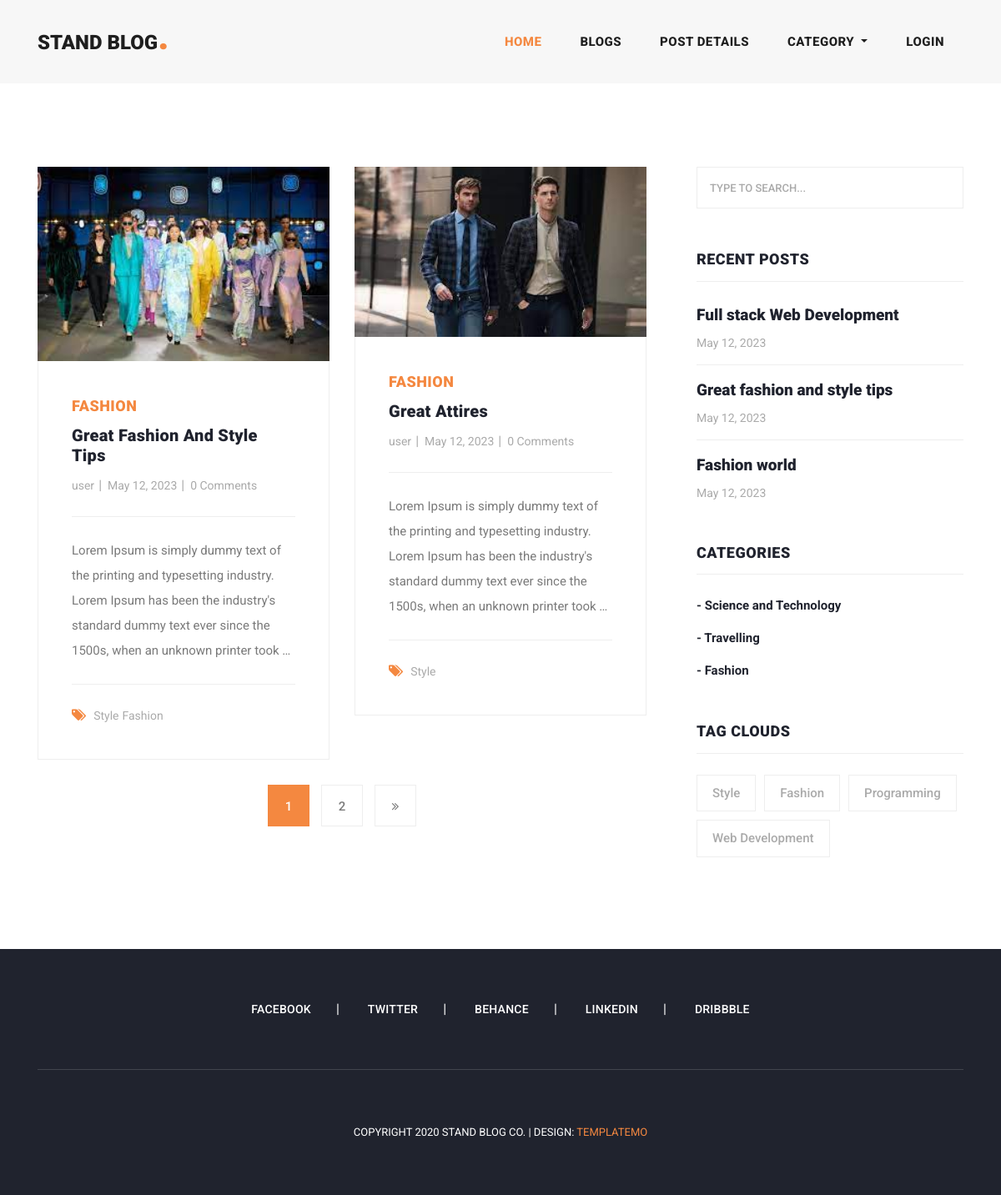
Page /tag_blogs/style/ on the committed database.
### blog/models.py (models this page shows, shortened)
class Blog(models.Model):
    user = models.ForeignKey(User, related_name="user_blogs",on_delete=models.CASCADE)
    category = models.ForeignKey(Category,related_name="category_blogs",on_delete=models.CASCADE)
    tags = models.ManyToManyField(Tag,related_name="tag_blogs",blank=True)
    likes = models.ManyToManyField(User,related_name="user_likes", blank=True)
    title = models.CharField(max_length=140)
    slug = models.SlugField(null=True,blank=True)
    blog_image = models.ImageField(upload_to="blog_images")
    description = models.TextField()
    created = models.DateField(auto_now_add=True)

class Category(models.Model):
    title = models.CharField(max_length=150,unique=True)
    slug = models.SlugField(null=True,blank=True)
    created = models.DateField(auto_now_add=True)

class Tag(models.Model):
    title = models.CharField(max_length=150)
    slug = models.SlugField(null=True,blank=True)
    created = models.DateField(auto_now_add=True)

### user/models.py (models this page shows, shortened)
class User(AbstractUser):
    email = models.EmailField(
        max_length=150,
        unique=True,
        error_messages={
            "unique": "The email must be unique"
        }
    )
    profile_image = models.ImageField(
        null=True,
        blank=True,
        upload_to="profile_images"
    )
    REQUIRED_FIELDS = ["email"]
    objects = CustomUserManager()

### blog/views.py (the view)
# urls.py: path('tag_blogs/<str:slug>/',tag_blogs,name='tag_blogs'),
def tag_blogs(request,slug):
    tags = get_object_or_404(Tag, slug=slug)
    queryset = tags.tag_blogs.all()
    tags = Tag.objects.order_by('created')[:4]
    page = request.GET.get('page',1)
    paginator = Paginator(queryset, 2)
    recentblogs = Blog.objects.order_by('-created')[:5]
    try:
        blogs = paginator.page(page)
    except EmptyPage:
        blogs = paginator.page(1)
    except PageNotAnInteger:
        blogs = paginator.page(1)
        return redirect('blogs')
    context = {"blogs": blogs, "tags": tags, "recentblogs": recentblogs}
    return render(request, 'tag_blogs.html',context)

### blog/context_processors.py (called while the page is built)
def get_all_categories(request):
    categories = Category.objects.all()
    context = {
        "categories": categories
    }
    return context

### templates/tag_blogs.html (shortened to what this page needs)
{% extends 'main.html' %}
{% load static %}
{% block content %}
    <section class="blog-posts grid-system">
      <div class="container">
        <div class="row">
          <div class="col-lg-8">
            <div class="all-blog-posts">
              <div class="row">
                {% for blog in blogs %}
                {% include 'blog_card.html' %}
                {% endfor %}
                <div class="col-lg-12">
                  {% include 'pagination.html' %}
                </div>
              </div>
            </div>
          </div>
          {% include 'sidebar.html' with blogs=recentblogs %}
        </div>
      </div>
    </section>
{% endblock content %}

### templates/blog_card.html
{% load static %}
<div class="col-lg-6">
    <div class="blog-post">
      <div class="blog-thumb">
        <img src="{{blog.blog_image.url}}" alt="">
      </div>
      <div class="down-content">
        <span>{{blog.category.title}}</span>
        <a href="{% url 'blog_details' blog.slug %}"><h4>{{blog.title}}</h4></a>
        <ul class="post-info">
          <li><a href="#">{{blog.user.username}}</a></li>
          <li><a href="#">{{blog.created}}</a></li>
          <li><a href="#">{{blog.blog_comments.all.count}} Comments</a></li>
        </ul>
        <p>{{blog.description|truncatewords:"30"}}</p>
        <div class="post-options">
          <div class="row">
            <div class="col-lg-12">
              <ul class="post-tags">
                <li><i class="fa fa-tags"></i></li>
                {% if blog.tags.all.count > 0 %}
                {% for tag in blog.tags.all %}
                  <li><a href="">{{tag.title}}</a></li>
                {% endfor %}
                {% else %}
                None
                {% endif %}
              </ul>
            </div>
          </div>
        </div>
      </div>
    </div>
  </div>

### templates/sidebar.html
<div class="col-lg-4">
    <div class="sidebar">
      <div class="row">
        <div class="col-lg-12">
          <div class="sidebar-item search">
            <form id="search_form" name="gs" method="GET" action="#">
              <input type="text" name="q" class="searchText" placeholder="type to search..." autocomplete="on">
            </form>
          </div>
        </div>
        <div class="col-lg-12">
          <div class="sidebar-item recent-posts">
            <div class="sidebar-heading">
              <h2>Recent Posts</h2>
            </div>
            <div class="content">
              <ul>
                {% for blog in blogs|slice:"3" %}
                <li><a href="">
                  <h5>{{blog.title}}</h5>
                  <span>{{blog.created}}</span>
                </a></li>
                {% endfor %}
              </ul>
            </div>
          </div>
        </div>
        <div class="col-lg-12">
          <div class="sidebar-item categories">
            <div class="sidebar-heading">
              <h2>Categories</h2>
            </div>
            <div class="content">
              <ul>
                {% for category in categories %}
                <li><a href="{% url  'category_blogs' category.slug %}">- {{category.title}}</a></li>
                {% endfor %}
              </ul>
            </div>
          </div>
        </div>
        <div class="col-lg-12">
          <div class="sidebar-item tags">
            <div class="sidebar-heading">
              <h2>Tag Clouds</h2>
            </div>
            <div class="content">
              <ul>
                {% for tag in tags %}
                <li><a href="{% url 'tag_blogs' tag.slug %}">{{tag.title}}</a></li>
                {% endfor %}
              </ul>
            </div>
          </div>
        </div>
      </div>
    </div>
  </div>

### assets/css/templatemo-stand-blog.css (style rules this page uses)
body { font-family: 'Roboto', sans-serif; overflow-x: hidden; text-rendering: optimizeLegibility; -webkit-font-smoothing: antialiased; -moz-osx-font-smoothing: grayscale; }
p { margin-bottom: 0px; font-size: 15px; font-weight: 400; color: #7a7a7a; line-height: 30px; }
a { text-decoration: none!important; }
ul { padding: 0; margin: 0; list-style: none; }
h1,h2,h3,h4,h5,h6 { margin: 0px; }
.blog-posts { margin-top: 100px; }
.blog-posts .blog-post { margin-bottom: 30px; }
.blog-posts .blog-thumb img { width: 100%; overflow: hidden; }
.blog-posts .down-content { padding: 40px; border-right: 1px solid #eee; border-left: 1px solid #eee; border-bottom: 1px solid #eee; }
.blog-posts .down-content span { font-size: 18px; text-transform: uppercase; letter-spacing: 0.5px; font-weight: 900; color: #f48840; }
.blog-posts .down-content h4 { font-size: 24px; text-transform: capitalize; letter-spacing: 0.5px; font-weight: 900; color: #20232e; margin: 10px 0px 12px 0px; }
.blog-posts .down-content ul.post-info li { display: inline-block; margin-right: 8px; }
.blog-posts .down-content ul.post-info li:after { content: '|'; color: #aaa; margin-left: 8px; }
.blog-posts .down-content h4 { font-size: 20px; letter-spacing: 0.25px; }
.grid-system .down-content ul.post-info li { margin-right: 3px; }
.grid-system .down-content ul.post-info li:after { margin-left: 5px; }
.blog-posts .down-content ul.post-info li:last-child::after { display: none; }
.blog-posts .down-content ul.post-info li a { font-size: 14px; color: #aaa; font-weight: 400; transition: all .3s; }
.blog-posts .down-content p { padding: 25px 0px; margin: 25px 0px; border-top: 1px solid #eee; border-bottom: 1px solid #eee; }
.blog-posts .down-content ul.post-tags li, .blog-posts .down-content ul.post-share li { display: inline-block; }
.blog-posts .down-content ul.post-tags li:first-child i, .blog-posts .down-content ul.post-share li:first-child i { color: #f48840; margin-right: 5px; }
.blog-posts .down-content ul.post-tags li, .blog-posts .down-content ul.post-share li { color: #aaa; }
.blog-posts .down-content ul.post-tags li a, .blog-posts .down-content ul.post-share li a { font-size: 14px; color: #aaa; font-weight: 400; transition: all .3s; }
.blog-posts .sidebar-heading h2 { font-size: 18px; text-transform: uppercase; font-weight: 900; letter-spacing: 0.5px; color: #20232e; border-bottom: 1px solid #eee; padding-bottom: 15px; margin-bottom: 25px; }
.sidebar { margin-left: 30px; }
.sidebar .sidebar-item { margin-top: 50px; }
.sidebar .search { margin-top: 0px; }
.sidebar .sidebar-heading h2 { font-size: 18px; text-transform: uppercase; font-weight: 900; letter-spacing: 0.5px; color: #20232e; border-bottom: 1px solid #eee; padding-bottom: 15px; margin-bottom: 25px; }
.sidebar .search input { width: 100%; height: 50px; border: 1px solid #eee; font-size: 13px; text-transform: uppercase; font-weight: 500; color: #7a7a7a; outline: none; padding: 0px 15px; }
.sidebar .search input::placeholder { color: #aaa; }
.sidebar .recent-posts ul li { margin-bottom: 15px; padding-bottom: 15px; border-bottom: 1px solid #eee; }
.sidebar .recent-posts ul li:last-child { margin-bottom: 0px; padding-bottom: 0px; border-bottom: none; }
.sidebar .recent-posts ul li h5 { font-size: 19px; font-weight: 900; color: #20232e; line-height: 30px; transition: all 0.3s; }
.sidebar .recent-posts ul li span { display: block; font-size: 14px; color: #aaa; margin-top: 8px; }
.sidebar .categories ul li { margin-bottom: 15px; }
.sidebar .categories ul li:last-child { margin-bottom: 0px; }
.sidebar .categories ul li a { font-size: 15px; font-weight: 700; color: #20232e; transition: all .3s; }
.sidebar .tags ul li { margin-right: 6px; display: inline-block; }
.sidebar .tags ul li { margin-bottom: 10px; }
.sidebar .tags ul li a { font-size: 15px; font-weight: 500; color: #aaa; display: inline-block; border: 1px solid #eee; padding: 10px 18px; transition: all .3s; }

### rows in the picture
Blog: blog_image (picture), category "FASHION", title "Great Fashion And Style Tips", user.username "user", created "May 12, 2023", blog_comments.all.count "0", description "Lorem Ipsum is simply dummy text of the printing and typesetting industry. Lorem Ipsum has been the industry's standard dummy text ever since the 1500s, when an unknown printer took …", title "Great fashion and style tips"
Tag: title "Style"
Tag: title "Fashion"
Blog: blog_image (picture), category "FASHION", title "Great Attires", user.username "user", created "May 12, 2023", blog_comments.all.count "0", description "Lorem Ipsum is simply dummy text of the printing and typesetting industry. Lorem Ipsum has been the industry's standard dummy text ever since the 1500s, when an unknown printer took …"
Blog: title "Full stack Web Development", created "May 12, 2023"
Blog: title "Fashion world", created "May 12, 2023"
Category: title "Science and Technology"
Category: title "Travelling"
Category: title "Fashion"
Tag: title "Programming"
Tag: title "Web Development"

### other values in the picture
{{ page }} "1"
{{ page }} "2"
